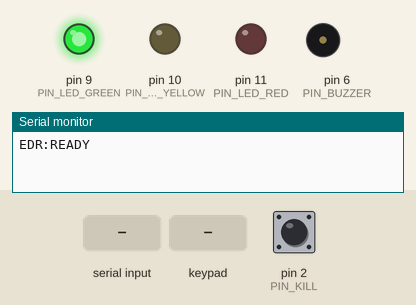
Bench run of a sketch on a simulated Arduino Uno, built with avr-gcc and run on an emulated ATmega328P. On the bench: output pins drawn as LEDs (lit = HIGH), buzzer (waves = sounding), the last lines printed to the serial monitor. Inputs (shaded band) come from the test bench; at power-on: pin 2 (PIN_KILL) HIGH.

Above: at 1.7 s.
1.8 s: pin 2 (PIN_KILL) pulled LOW for 0.15 s
At 2.05 s:
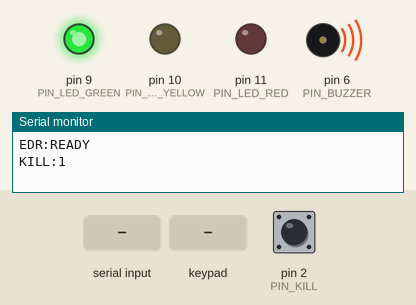
3.6 s: "WARN:90\n" received over Serial
At 4.12 s:
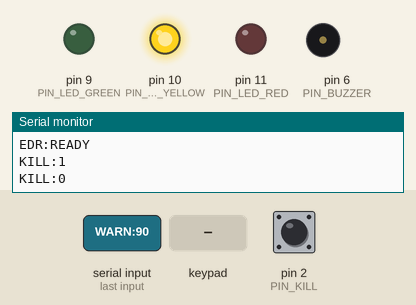
6.6 s: "LED:RED\n" received over Serial
At 7.8 s:
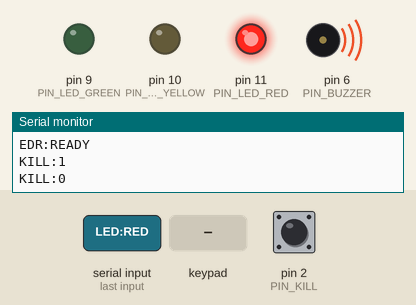
8.1 s: keypad keys 3 4 5 7 # pressed 0.4 s apart
11.6 s: pin 2 (PIN_KILL) pulled LOW for 1 s
At 13.0 s:
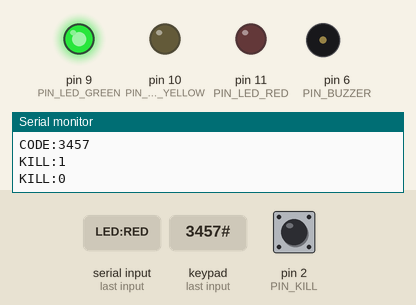
14.1 s: "LED:YELLOW\n" received over Serial
At 15.0 s:
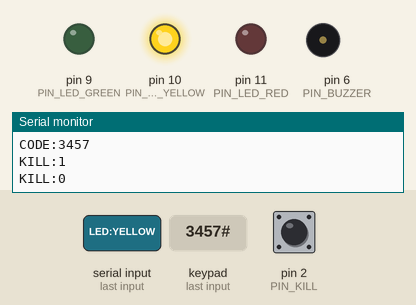
Timing chart, 0 to 16.6 s (numbered marks = the images above; inputs shaded):
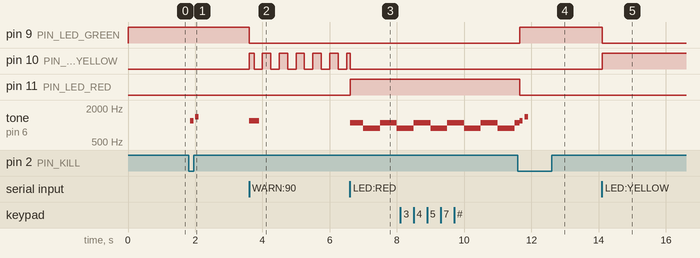

Measured:
- after the input at 1.8 s, tone on pin 6 (PIN_BUZZER): silent → 1200 Hz after 0.05 s, → silent 0.10 s later, → 1400 Hz 0.05 s later, → silent 0.10 s later
- after the input at 3.6 s, pin 9 (PIN_LED_GREEN): HIGH → LOW at once; pin 10 (PIN_LED_YELLOW): LOW → HIGH at once, then repeats every 0.50 s: LOW 0.25 s, HIGH 0.25 s; tone on pin 6 (PIN_BUZZER): silent → 1200 Hz at once, → silent 0.30 s later
- after the input at 6.6 s, pin 11 (PIN_LED_RED): LOW → HIGH at once; tone on pin 6 (PIN_BUZZER): silent → 1100 Hz at once, → 880 Hz 0.39 s later, → 1100 Hz 0.50 s later, → 880 Hz 0.50 s later
- after the input at 11.6 s, pin 9 (PIN_LED_GREEN): LOW → HIGH after 0.05 s; pin 11 (PIN_LED_RED): HIGH → LOW after 0.05 s
- after the input at 14.1 s, pin 9 (PIN_LED_GREEN): HIGH → LOW at once; pin 10 (PIN_LED_YELLOW): LOW → HIGH at once

The sketch:

edr_controller.ino
```cpp
#include <Key.h>
#include <Keypad.h>

/*
 * EDR Arduino Controller
 * ========================
 * Hardware:
 *   - Green LED   -> Pin 9
 *   - Yellow LED  -> Pin 10
 *   - Red LED     -> Pin 11
 *   - Buzzer      -> Pin 6  (piezo, active or passive)
 *   - Kill Switch -> Pin 2 (toggle switch, INPUT_PULLUP)
 *   - 4x4 Keypad  -> Pins 3,4,5,7 (rows) + A0,A1,A2,A3 (cols)
 *
 * Buzzer behavior:
 *   - WARN start  -> single beep only
 *   - During 20s  -> silent (yellow LED blinks)
 *   - After timeout (RED) -> continuous two-tone siren until kill switch
 *   - Kill switch -> stops buzzer immediately, resets to green
 *
 * Serial Protocol (9600 baud):
 *   PC -> Arduino:
 *     LED:GREEN\n      -> green on, others off
 *     LED:YELLOW\n     -> yellow on, others off
 *     LED:RED\n        -> red on, others off
 *     WARN:20\n        -> start 20s warning countdown
 *     CANCEL\n         -> cancel warning, go back to yellow
 *   Arduino -> PC:
 *     KILL:1\n         -> kill switch activated
 *     KILL:0\n         -> kill switch deactivated
 *     CODE:xxxx\n      -> keypad code submitted
 */

#include <Keypad.h>

// Pin Definitions
const int PIN_LED_GREEN  = 9;
const int PIN_LED_YELLOW = 10;
const int PIN_LED_RED    = 11;
const int PIN_BUZZER     = 6;
const int PIN_KILL       = 2;

// Keypad Setup
const byte ROWS = 4;
const byte COLS = 4;
char keys[ROWS][COLS] = {
  {'1','2','3','A'},
  {'4','5','6','B'},
  {'7','8','9','C'},
  {'*','0','#','D'}
};
byte rowPins[ROWS] = {3, 4, 5, 7};
byte colPins[COLS] = {A0, A1, A2, A3};
Keypad keypad = Keypad(makeKeymap(keys), rowPins, colPins, ROWS, COLS);

// State
enum LEDState { STATE_GREEN, STATE_YELLOW, STATE_RED, STATE_WARNING };
LEDState currentState = STATE_GREEN;

bool warningActive     = false;
bool severeAlarmActive = false;
unsigned long warningStart    = 0;
unsigned long warningDuration = 20000;

String inputCode      = "";
int    killSwitchLast = HIGH;
String serialBuffer   = "";

// Setup
void setup() {
  Serial.begin(9600);
  pinMode(PIN_LED_GREEN,  OUTPUT);
  pinMode(PIN_LED_YELLOW, OUTPUT);
  pinMode(PIN_LED_RED,    OUTPUT);
  pinMode(PIN_BUZZER,     OUTPUT);
  pinMode(PIN_KILL,       INPUT_PULLUP);
  setLED(STATE_GREEN);
  delay(500);
  Serial.println("EDR:READY");
}

// Main Loop
void loop() {
  readSerial();
  readKillSwitch();
  readKeypad();
  runWarningCountdown();
  runSevereAlarm();
}

// Serial Input
void readSerial() {
  while (Serial.available()) {
    char c = Serial.read();
    if (c == '\n') {
      handleCommand(serialBuffer);
      serialBuffer = "";
    } else if (c != '\r') {
      serialBuffer += c;
    }
  }
}

void handleCommand(String cmd) {
  cmd.trim();
  if (cmd == "LED:GREEN") {
    cancelWarning();
    severeAlarmActive = false;
    setLED(STATE_GREEN);
  }
  else if (cmd == "LED:YELLOW") {
    cancelWarning();
    severeAlarmActive = false;
    setLED(STATE_YELLOW);
  }
  else if (cmd == "LED:RED") {
    cancelWarning();
    setLED(STATE_RED);
    severeAlarmActive = true;
  }
  else if (cmd.startsWith("WARN:")) {
    int seconds = cmd.substring(5).toInt();
    startWarning(seconds);
  }
  else if (cmd == "CANCEL") {
    cancelWarning();
    severeAlarmActive = false;
    setLED(STATE_YELLOW);
  }
}

// LED Control
void setLED(LEDState state) {
  currentState = state;
  digitalWrite(PIN_LED_GREEN,  state == STATE_GREEN  ? HIGH : LOW);
  digitalWrite(PIN_LED_YELLOW, state == STATE_YELLOW ? HIGH : LOW);
  digitalWrite(PIN_LED_RED,    state == STATE_RED    ? HIGH : LOW);
  noTone(PIN_BUZZER);
}

void allLEDsOff() {
  digitalWrite(PIN_LED_GREEN,  LOW);
  digitalWrite(PIN_LED_YELLOW, LOW);
  digitalWrite(PIN_LED_RED,    LOW);
}

// Warning Countdown — one beep at start, silent during countdown
void startWarning(int seconds) {
  warningDuration   = (unsigned long)seconds * 1000;
  warningStart      = millis();
  warningActive     = true;
  severeAlarmActive = false;
  inputCode         = "";
  currentState      = STATE_WARNING;
  // Single beep at start
  tone(PIN_BUZZER, 1200, 300);
}

void cancelWarning() {
  warningActive = false;
  noTone(PIN_BUZZER);
}

void runWarningCountdown() {
  if (!warningActive) return;
  unsigned long elapsed = millis() - warningStart;

  // Blink yellow LED — no buzzer during countdown
  bool blink = (millis() / 250) % 2 == 0;
  digitalWrite(PIN_LED_YELLOW, blink ? HIGH : LOW);
  digitalWrite(PIN_LED_GREEN,  LOW);
  digitalWrite(PIN_LED_RED,    LOW);

  // Timeout -> red LED + start continuous alarm
  if (elapsed >= warningDuration) {
    warningActive = false;
    allLEDsOff();
    digitalWrite(PIN_LED_RED, HIGH);
    currentState      = STATE_RED;
    severeAlarmActive = true;
  }
}

// Continuous two-tone siren after SEVERE — runs until kill switch
void runSevereAlarm() {
  if (!severeAlarmActive) return;
  // Alternates between 880Hz and 1100Hz every 500ms
  unsigned long t = millis() / 500;
  if (t % 2 == 0) {
    tone(PIN_BUZZER, 880);
  } else {
    tone(PIN_BUZZER, 1100);
  }
}

// Kill Switch
void readKillSwitch() {
  int killState = digitalRead(PIN_KILL);
  if (killState != killSwitchLast) {
    killSwitchLast = killState;
    delay(50); // debounce
    if (killState == LOW) {
      Serial.println("KILL:1");
      cancelWarning();
      severeAlarmActive = false;  // stops continuous buzz
      noTone(PIN_BUZZER);
      setLED(STATE_GREEN);
      // Two quick confirmation beeps
      tone(PIN_BUZZER, 1200, 100);
      delay(150);
      tone(PIN_BUZZER, 1400, 100);
    } else {
      Serial.println("KILL:0");
    }
  }
}

// Keypad Input
void readKeypad() {
  char key = keypad.getKey();
  if (!key) return;
  if (key == '#') {
    if (inputCode.length() > 0) {
      Serial.print("CODE:");
      Serial.println(inputCode);
      inputCode = "";
      tone(PIN_BUZZER, 1600, 80);
    }
  }
  else if (key == '*') {
    inputCode = "";
    tone(PIN_BUZZER, 400, 80);
  }
  else if (key >= '0' && key <= '9') {
    if (inputCode.length() < 8) {
      inputCode += key;
      tone(PIN_BUZZER, 1200, 50);
    }
  }
}
```
